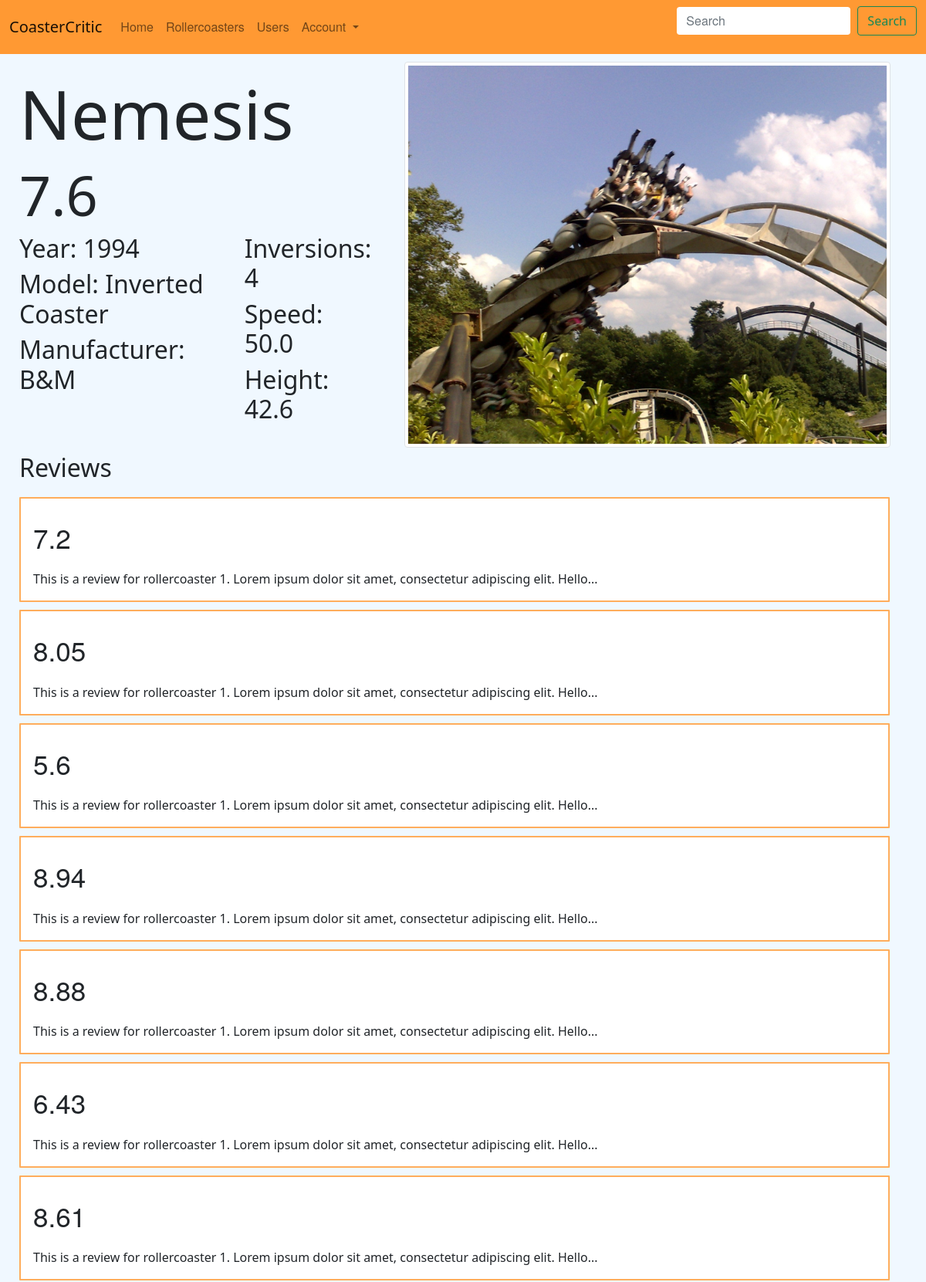
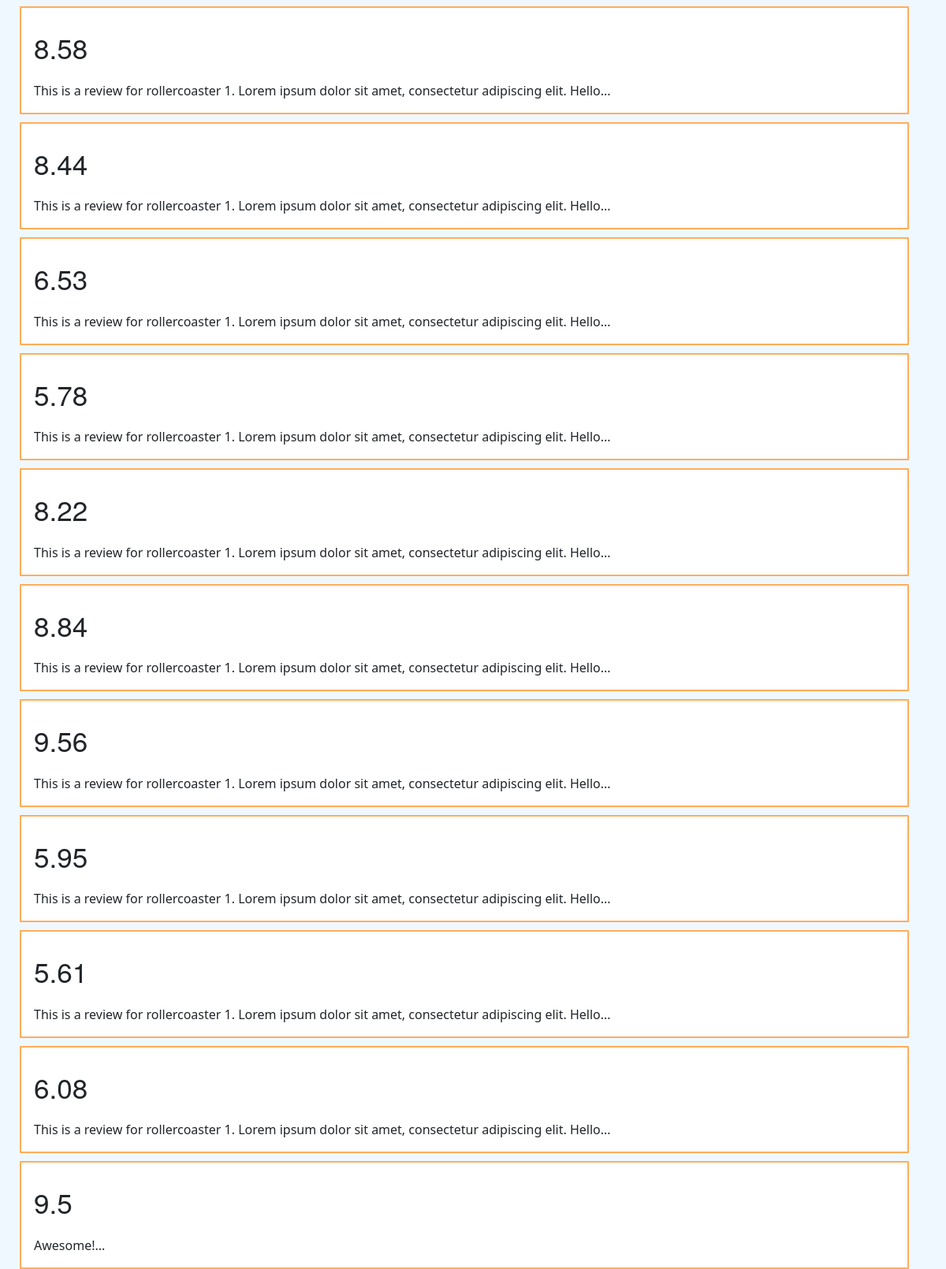
Page /rollercoaster/1 on the committed database (2 pictures, top to bottom).
### app/models.py (models this page shows)
class Rollercoaster(db.Model):
    id = db.Column(db.Integer, primary_key=True)
    name = db.Column(db.String(100))
    year = db.Column(db.Integer)
    height = db.Column(db.Float)
    length = db.Column(db.Float)
    manufacturer = db.Column(db.String(100))
    model = db.Column(db.String(100))
    inversions = db.Column(db.Integer)
    speed = db.Column(db.Float)

class Review(db.Model):
    id = db.Column(db.Integer, primary_key=True)
    user_id = db.Column(db.Integer, db.ForeignKey('user.id'), nullable=False)
    rollercoaster_id = db.Column(db.Integer, db.ForeignKey('rollercoaster.id'), nullable=False)
    rating = db.Column(db.Float)
    review_text = db.Column(db.String(400))

### app/main.py (the view)
@main.route('/rollercoaster/<rc_id>')
def rollercoaster_page(rc_id):
    rollercoaster = models.Rollercoaster.query.filter_by(id=rc_id).first()
    average_score = (
    db.session.query(func.avg(models.Review.rating))
    .join(models.Rollercoaster, models.Review.rollercoaster_id == rollercoaster.id)
    .first()
    )[0]
    reviews = models.Review.query.filter_by(rollercoaster_id=rollercoaster.id).all()
    print(reviews)
    average_score = round(average_score,2)
    return render_template('rollercoaster.html', rollercoaster=rollercoaster, average_score=average_score, reviews=reviews)

### app/templates/rollercoaster.html (shortened to what this page needs)
{% extends "base.html" %}
{% block content %}
<div>
  <div class="page_container_h">
    <div class="rollercoaster_page_holder">
      <div style="width:100%; ">
        <h1 style="font-size: 5.5rem;">{{rollercoaster.name}}</h1>
        {% if average_score > 8.5%}
        <h2 style="font-size: 4.5rem; color: #FF9933;">{{average_score}}</h2>
        {% else %}
        <h2 style="font-size: 4.5rem;">{{average_score}}</h2>
        {% endif %}
        <div style="gap:40px" class="page_container_h">
          <div>
            <h2>Year: {{rollercoaster.year}}</h2>
            <h2>Model: {{rollercoaster.model}}</h2>
            <h2>Manufacturer: {{rollercoaster.manufacturer}}</h2>
          </div>
          <div>
            <h2>Inversions: {{rollercoaster.inversions}}</h2>
            <h2>Speed: {{rollercoaster.speed}}</h2>
            <h2>Height: {{rollercoaster.height}}</h2>
          </div>
        </div>
      </div>
    </div>
    <div style="float:left; " class="rc_image_container">
      <img class="rollercoaster_img img-thumbnail" src="/assets/{{ rollercoaster.id }}.jpg">
    </div>
  </div>
  <div class="review_container">
    <h2>Reviews</h2>
    {% for review in reviews%}
    <div class="card" style="width: 96%; border: 2px solid #ff9933cb; border-radius: 1px;" onclick="open_review({{review.id}})">
      <div class="card-body">
          <p style="font-size: 35px; font-family: Walfork, Walsheim, Helvetica Neue, Helvetica, Arial, sans-serif;"
              class="card-text"> {{ review.rating }}</p>
          <p class="card-text">{{ review.review_text[:100] }}...</p>
      </div>
  </div>
    {% endfor %}
  </div>
</div>
{% endblock %}

### app/static/styles.css (style rules this page uses)
.page_container_h { display: flex; flex-direction: row; gap: 18px; }
.review_container { display: flex; flex-direction: column; gap: 10px; padding-top: 5px; flex-grow: 1; margin-left: 25px; }
.rc_image_container { height: 100%; margin-right: 3.8%; margin-top:10px; }
.rollercoaster_img { width: 820px; height: 500px; object-fit: cover; }
.rollercoaster_page_holder { display: flex; flex-direction: row; gap: 18px; flex-grow: 1; margin: 25px; }
body { background-color: aliceblue; }

### rows in the picture
Rollercoaster: name "Nemesis", year "1994", model "Inverted Coaster", manufacturer "B&M", inversions "4", speed "50.0", height "42.6"
Review: rating "7.2", review_text "This is a review for rollercoaster 1. Lorem ipsum dolor sit amet, consectetur adipiscing elit. Hello"
Review: rating "8.05", review_text "This is a review for rollercoaster 1. Lorem ipsum dolor sit amet, consectetur adipiscing elit. Hello"
Review: rating "5.6", review_text "This is a review for rollercoaster 1. Lorem ipsum dolor sit amet, consectetur adipiscing elit. Hello"
Review: rating "8.94", review_text "This is a review for rollercoaster 1. Lorem ipsum dolor sit amet, consectetur adipiscing elit. Hello"
Review: rating "8.88", review_text "This is a review for rollercoaster 1. Lorem ipsum dolor sit amet, consectetur adipiscing elit. Hello"
Review: rating "6.43", review_text "This is a review for rollercoaster 1. Lorem ipsum dolor sit amet, consectetur adipiscing elit. Hello"
Review: rating "8.61", review_text "This is a review for rollercoaster 1. Lorem ipsum dolor sit amet, consectetur adipiscing elit. Hello"
Review: rating "8.58", review_text "This is a review for rollercoaster 1. Lorem ipsum dolor sit amet, consectetur adipiscing elit. Hello"
Review: rating "8.44", review_text "This is a review for rollercoaster 1. Lorem ipsum dolor sit amet, consectetur adipiscing elit. Hello"
Review: rating "6.53", review_text "This is a review for rollercoaster 1. Lorem ipsum dolor sit amet, consectetur adipiscing elit. Hello"
Review: rating "5.78", review_text "This is a review for rollercoaster 1. Lorem ipsum dolor sit amet, consectetur adipiscing elit. Hello"
Review: {{ review.id }} 96 (drawn), rating "8.22", review_text "This is a review for rollercoaster 1. Lorem ipsum dolor sit amet, consectetur adipiscing elit. Hello"
Review: rating "8.84", review_text "This is a review for rollercoaster 1. Lorem ipsum dolor sit amet, consectetur adipiscing elit. Hello"
Review: rating "9.56", review_text "This is a review for rollercoaster 1. Lorem ipsum dolor sit amet, consectetur adipiscing elit. Hello"
Review: rating "5.95", review_text "This is a review for rollercoaster 1. Lorem ipsum dolor sit amet, consectetur adipiscing elit. Hello"
Review: rating "5.61", review_text "This is a review for rollercoaster 1. Lorem ipsum dolor sit amet, consectetur adipiscing elit. Hello"
Review: rating "6.08", review_text "This is a review for rollercoaster 1. Lorem ipsum dolor sit amet, consectetur adipiscing elit. Hello"
Review: rating "9.5", review_text "Awesome!"

### other values in the picture
{{ average_score }} "7.6"
